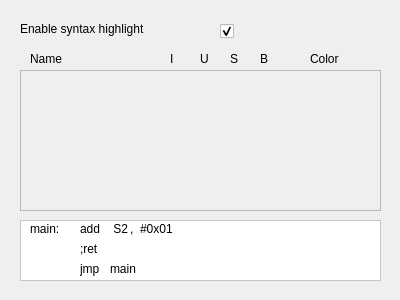
<?xml version="1.0" encoding="UTF-8"?>
<ui version="4.0">
 <class>InterfaceCfg_EditSyntax</class>
 <widget class="QWidget" name="InterfaceCfg_EditSyntax">
  <property name="geometry">
   <rect>
    <x>0</x>
    <y>0</y>
    <width>400</width>
    <height>300</height>
   </rect>
  </property>
  <property name="windowTitle">
   <string>Form</string>
  </property>
  <widget class="QLabel" name="label">
   <property name="geometry">
    <rect>
     <x>20</x>
     <y>20</y>
     <width>181</width>
     <height>17</height>
    </rect>
   </property>
   <property name="text">
    <string>Enable syntax highlight</string>
   </property>
  </widget>
  <widget class="QCheckBox" name="chckHighlight">
   <property name="geometry">
    <rect>
     <x>220</x>
     <y>20</y>
     <width>97</width>
     <height>22</height>
    </rect>
   </property>
   <property name="text">
    <string/>
   </property>
   <property name="checked">
    <bool>true</bool>
   </property>
  </widget>
  <widget class="QScrollArea" name="scrollArea">
   <property name="geometry">
    <rect>
     <x>20</x>
     <y>70</y>
     <width>361</width>
     <height>141</height>
    </rect>
   </property>
   <property name="verticalScrollBarPolicy">
    <enum>Qt::ScrollBarAsNeeded</enum>
   </property>
   <property name="horizontalScrollBarPolicy">
    <enum>Qt::ScrollBarAlwaysOff</enum>
   </property>
   <property name="widgetResizable">
    <bool>true</bool>
   </property>
   <widget class="QWidget" name="scrollAreaWidgetContents">
    <property name="geometry">
     <rect>
      <x>0</x>
      <y>0</y>
      <width>359</width>
      <height>139</height>
     </rect>
    </property>
   </widget>
  </widget>
  <widget class="QFrame" name="frameExample">
   <property name="geometry">
    <rect>
     <x>20</x>
     <y>220</y>
     <width>361</width>
     <height>61</height>
    </rect>
   </property>
   <property name="palette">
    <palette>
     <active>
      <colorrole role="Base">
       <brush brushstyle="SolidPattern">
        <color alpha="255">
         <red>255</red>
         <green>255</green>
         <blue>255</blue>
        </color>
       </brush>
      </colorrole>
      <colorrole role="Window">
       <brush brushstyle="SolidPattern">
        <color alpha="255">
         <red>255</red>
         <green>255</green>
         <blue>255</blue>
        </color>
       </brush>
      </colorrole>
     </active>
     <inactive>
      <colorrole role="Base">
       <brush brushstyle="SolidPattern">
        <color alpha="255">
         <red>255</red>
         <green>255</green>
         <blue>255</blue>
        </color>
       </brush>
      </colorrole>
      <colorrole role="Window">
       <brush brushstyle="SolidPattern">
        <color alpha="255">
         <red>255</red>
         <green>255</green>
         <blue>255</blue>
        </color>
       </brush>
      </colorrole>
     </inactive>
     <disabled>
      <colorrole role="Base">
       <brush brushstyle="SolidPattern">
        <color alpha="255">
         <red>255</red>
         <green>255</green>
         <blue>255</blue>
        </color>
       </brush>
      </colorrole>
      <colorrole role="Window">
       <brush brushstyle="SolidPattern">
        <color alpha="255">
         <red>255</red>
         <green>255</green>
         <blue>255</blue>
        </color>
       </brush>
      </colorrole>
     </disabled>
    </palette>
   </property>
   <property name="autoFillBackground">
    <bool>true</bool>
   </property>
   <property name="frameShape">
    <enum>QFrame::StyledPanel</enum>
   </property>
   <property name="frameShadow">
    <enum>QFrame::Raised</enum>
   </property>
   <widget class="QLabel" name="lblLbl">
    <property name="geometry">
     <rect>
      <x>10</x>
      <y>0</y>
      <width>41</width>
      <height>17</height>
     </rect>
    </property>
    <property name="text">
     <string>main:</string>
    </property>
   </widget>
   <widget class="QLabel" name="lblKwrd2">
    <property name="geometry">
     <rect>
      <x>60</x>
      <y>40</y>
      <width>31</width>
      <height>17</height>
     </rect>
    </property>
    <property name="text">
     <string>jmp</string>
    </property>
   </widget>
   <widget class="QLabel" name="lblKwrd">
    <property name="geometry">
     <rect>
      <x>60</x>
      <y>0</y>
      <width>31</width>
      <height>17</height>
     </rect>
    </property>
    <property name="text">
     <string>add</string>
    </property>
   </widget>
   <widget class="QLabel" name="lblCmnt">
    <property name="geometry">
     <rect>
      <x>60</x>
      <y>20</y>
      <width>91</width>
      <height>17</height>
     </rect>
    </property>
    <property name="text">
     <string>;ret</string>
    </property>
   </widget>
   <widget class="QLabel" name="lblReg">
    <property name="geometry">
     <rect>
      <x>90</x>
      <y>0</y>
      <width>21</width>
      <height>17</height>
     </rect>
    </property>
    <property name="text">
     <string> S2</string>
    </property>
   </widget>
   <widget class="QLabel" name="lblIgnore">
    <property name="geometry">
     <rect>
      <x>110</x>
      <y>0</y>
      <width>16</width>
      <height>17</height>
     </rect>
    </property>
    <property name="text">
     <string>,</string>
    </property>
   </widget>
   <widget class="QLabel" name="lblNum">
    <property name="geometry">
     <rect>
      <x>120</x>
      <y>0</y>
      <width>41</width>
      <height>17</height>
     </rect>
    </property>
    <property name="text">
     <string>#0x01</string>
    </property>
   </widget>
   <widget class="QLabel" name="lblIgnore_2">
    <property name="geometry">
     <rect>
      <x>90</x>
      <y>40</y>
      <width>66</width>
      <height>17</height>
     </rect>
    </property>
    <property name="text">
     <string>main</string>
    </property>
   </widget>
  </widget>
  <widget class="QLabel" name="lblName">
   <property name="geometry">
    <rect>
     <x>30</x>
     <y>50</y>
     <width>66</width>
     <height>17</height>
    </rect>
   </property>
   <property name="text">
    <string>Name</string>
   </property>
  </widget>
  <widget class="QLabel" name="lblI">
   <property name="geometry">
    <rect>
     <x>170</x>
     <y>50</y>
     <width>16</width>
     <height>17</height>
    </rect>
   </property>
   <property name="toolTip">
    <string>Italic</string>
   </property>
   <property name="text">
    <string>I</string>
   </property>
  </widget>
  <widget class="QLabel" name="lblU">
   <property name="geometry">
    <rect>
     <x>200</x>
     <y>50</y>
     <width>16</width>
     <height>17</height>
    </rect>
   </property>
   <property name="toolTip">
    <string>Underline</string>
   </property>
   <property name="text">
    <string>U</string>
   </property>
  </widget>
  <widget class="QLabel" name="lblS">
   <property name="geometry">
    <rect>
     <x>230</x>
     <y>50</y>
     <width>16</width>
     <height>17</height>
    </rect>
   </property>
   <property name="toolTip">
    <string>Strike</string>
   </property>
   <property name="text">
    <string>S</string>
   </property>
  </widget>
  <widget class="QLabel" name="lblB">
   <property name="geometry">
    <rect>
     <x>260</x>
     <y>50</y>
     <width>16</width>
     <height>17</height>
    </rect>
   </property>
   <property name="toolTip">
    <string>Bold</string>
   </property>
   <property name="text">
    <string>B</string>
   </property>
  </widget>
  <widget class="QLabel" name="lblColor">
   <property name="geometry">
    <rect>
     <x>310</x>
     <y>50</y>
     <width>66</width>
     <height>17</height>
    </rect>
   </property>
   <property name="text">
    <string>Color</string>
   </property>
  </widget>
 </widget>
 <resources/>
 <connections/>
</ui>
